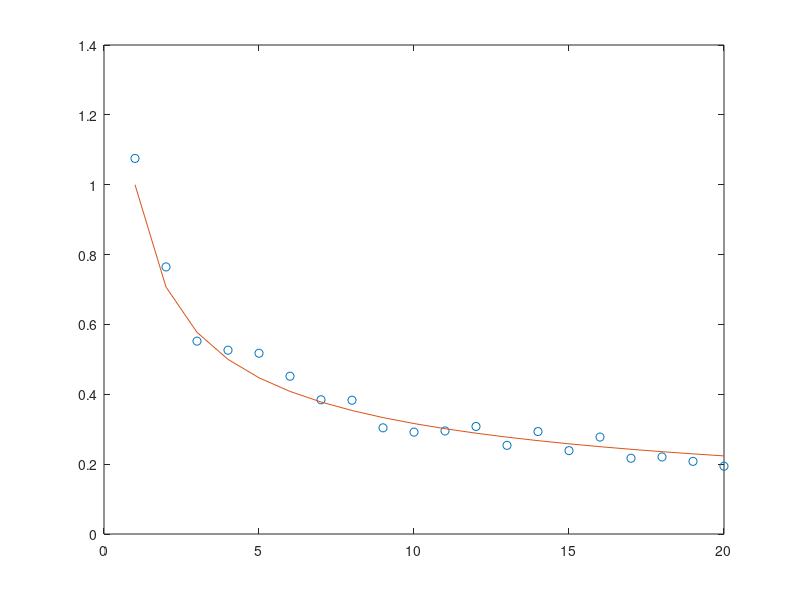

The MATLAB source for this figure:
% Multiple Phosphorylation Sites Confer Reproducibility of the Rod?s Single-Photon Responses
%
% the coefficient of variation (CV = standard deviation/mean) for
% rhodopsin?s integrated activity is 1= sqrt N for N independent steps that 
% each control an equal  fraction of rhodopsin?s integrated catalytic activity

cvs = [];
ns = 1:20;
S = 100; % number of single-photon absorbtion trials

for N = ns % number of phosphorylation sites
    x = normrnd(10, 10, N, S); % S single-photon absorbtion trials, each with N phosphorylations
    s = sum(x, 1); % time for each response = sum of time for each of its N phosphorylation
    CV = std(s) / mean(s); % coefficient of variance for single-photon response times
    cvs = [cvs CV];
end

figure;
plot(ns, cvs, 'o');
hold on;
plot(ns, 1 ./ sqrt(ns));
hold off;

